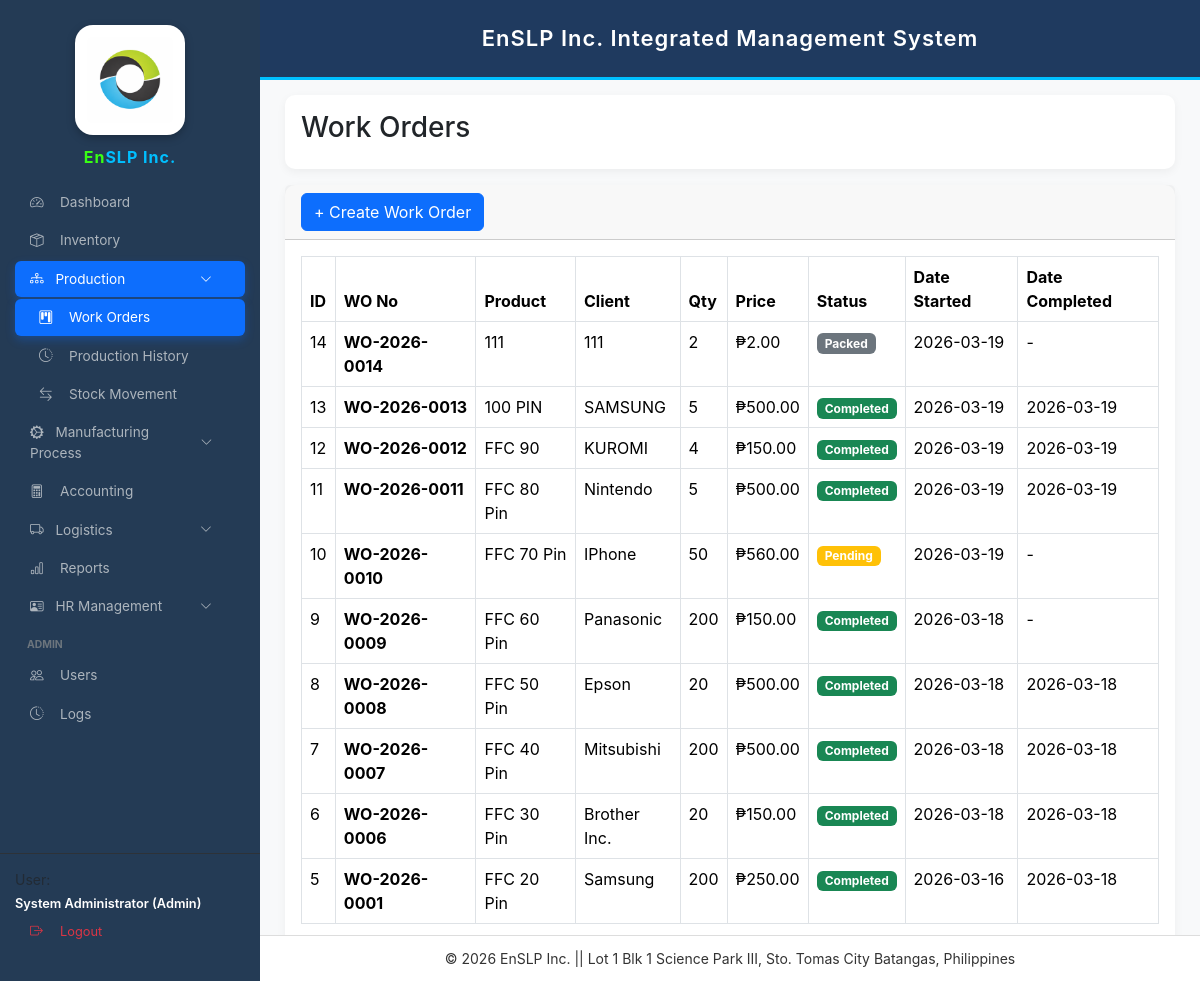
The app's page /projects.php (signed in) with its own data.
### tables this page shows
CREATE TABLE `work_orders` (
  `id` int(11) NOT NULL,
  `wo_no` varchar(50) DEFAULT NULL,
  `product_name` varchar(150) NOT NULL,
  `client` varchar(150) DEFAULT NULL,
  `qty` int(11) DEFAULT 0,
  `status` varchar(50) DEFAULT NULL,
  `date_started` date NOT NULL,
  `date_completed` date DEFAULT NULL,
  `remarks` varchar(255) DEFAULT NULL,
  `created_at` timestamp NOT NULL DEFAULT current_timestamp(),
  `selling_price` decimal(10,2) DEFAULT 0.00
);

### projects.php (the view, shortened to what this page needs)
<?php
require_once "config.php";
function h($s){
    return htmlspecialchars($s ?? '',ENT_QUOTES,'UTF-8');
}
$work_orders = $conn->query("SELECT * FROM work_orders ORDER BY id DESC")->fetchAll(PDO::FETCH_ASSOC);
?>
<!DOCTYPE html>
<html>
<head>
<link href="https://cdn.jsdelivr.net/npm/bootstrap@5.3.3/dist/css/bootstrap.min.css" rel="stylesheet">
</head>
<body>
<?php include "sidebar.php"; ?>
<?php include "header.php"; ?>
<div class="main-content">
<div class="card mb-3">
<div class="card-body">
<h3>Work Orders</h3>
</div>
</div>
<div class="card">
<div class="card-header">
<button class="btn btn-primary"
data-bs-toggle="modal"
data-bs-target="#addWorkOrderModal">
+ Create Work Order
</button>
</div>
<div class="card-body table-responsive">
<table class="table table-bordered">
<thead>
<tr>
<th>ID</th>
<th>WO No</th>
<th>Product</th>
<th>Client</th>
<th>Qty</th>
<th>Price</th>
<th>Status</th>
<th>Date Started</th>
<th>Date Completed</th>
</tr>
</thead>
<tbody>
<?php if($work_orders): ?>
<?php foreach($work_orders as $wo): ?>
<tr>
<td><?=h($wo['id'])?></td>
<td><strong><?=h($wo['wo_no'])?></strong></td>
<td><?=h($wo['product_name'])?></td>
<td><?=h($wo['client'])?></td>
<td><?=h($wo['qty'])?></td>
<td>₱<?=number_format($wo['selling_price'],2)?></td>
<td>
<?php
$badge="secondary";
if($wo['status']=="Pending") $badge="warning";
if($wo['status']=="Completed") $badge="success";
?>
<span class="badge bg-<?=$badge?>"><?=$wo['status']?></span>
</td>
<td><?=h($wo['date_started'])?></td>
<td><?=h($wo['date_completed'] ?? "-")?></td>
</tr>
<?php endforeach; ?>
<?php else: ?>
<tr>
<td colspan="9" class="text-center">No work orders</td>
</tr>
<?php endif; ?>
</tbody>
</table>
</div>
</div>
</div>
<?php include "footer.php"; ?>
</body>
</html>

### projects.php (style rules this page uses)
body { background:#f4f6f9; font-family:Arial; }
.main-content { margin-left:260px; padding:25px; margin-top:70px; }
.card { border:none; border-radius:10px; box-shadow:0 3px 10px rgba(0,0,0,0.05); }

### sidebar.php (style rules this page uses)
:root { --sb-width:260px; --primary-blue:#0d6efd; --sidebar-bg:#243b55; }
body { font-family:'Inter',sans-serif!important; margin:0!important; background:#f8f9fa; }

### records on screen
work_orders: id "14", wo_no "WO-2026-0014", product_name "111", client "111", qty "2", selling_price "2.00", status "Packed", date_started "2026-03-19", date_completed "-"
work_orders: id "13", wo_no "WO-2026-0013", product_name "100 PIN", client "SAMSUNG", qty "5", selling_price "500.00", status "Completed", date_started "2026-03-19", date_completed "2026-03-19"
work_orders: id "12", wo_no "WO-2026-0012", product_name "FFC 90", client "KUROMI", qty "4", selling_price "150.00", status "Completed", date_started "2026-03-19", date_completed "2026-03-19"
work_orders: id "11", wo_no "WO-2026-0011", product_name "FFC 80 Pin", client "Nintendo", qty "5", selling_price "500.00", status "Completed", date_started "2026-03-19", date_completed "2026-03-19"
work_orders: id "10", wo_no "WO-2026-0010", product_name "FFC 70 Pin", client "IPhone", qty "50", selling_price "560.00", status "Pending", date_started "2026-03-19", date_completed "-"
work_orders: id "9", wo_no "WO-2026-0009", product_name "FFC 60 Pin", client "Panasonic", qty "200", selling_price "150.00", status "Completed", date_started "2026-03-18", date_completed "-"
work_orders: id "8", wo_no "WO-2026-0008", product_name "FFC 50 Pin", client "Epson", qty "20", selling_price "500.00", status "Completed", date_started "2026-03-18", date_completed "2026-03-18"
work_orders: id "7", wo_no "WO-2026-0007", product_name "FFC 40 Pin", client "Mitsubishi", qty "200", selling_price "500.00", status "Completed", date_started "2026-03-18", date_completed "2026-03-18"
work_orders: id "6", wo_no "WO-2026-0006", product_name "FFC 30 Pin", client "Brother Inc.", qty "20", selling_price "150.00", status "Completed", date_started "2026-03-18", date_completed "2026-03-18"
work_orders: id "5", wo_no "WO-2026-0001", product_name "FFC 20 Pin", client "Samsung", qty "200", selling_price "250.00", status "Completed", date_started "2026-03-16", date_completed "2026-03-18"
